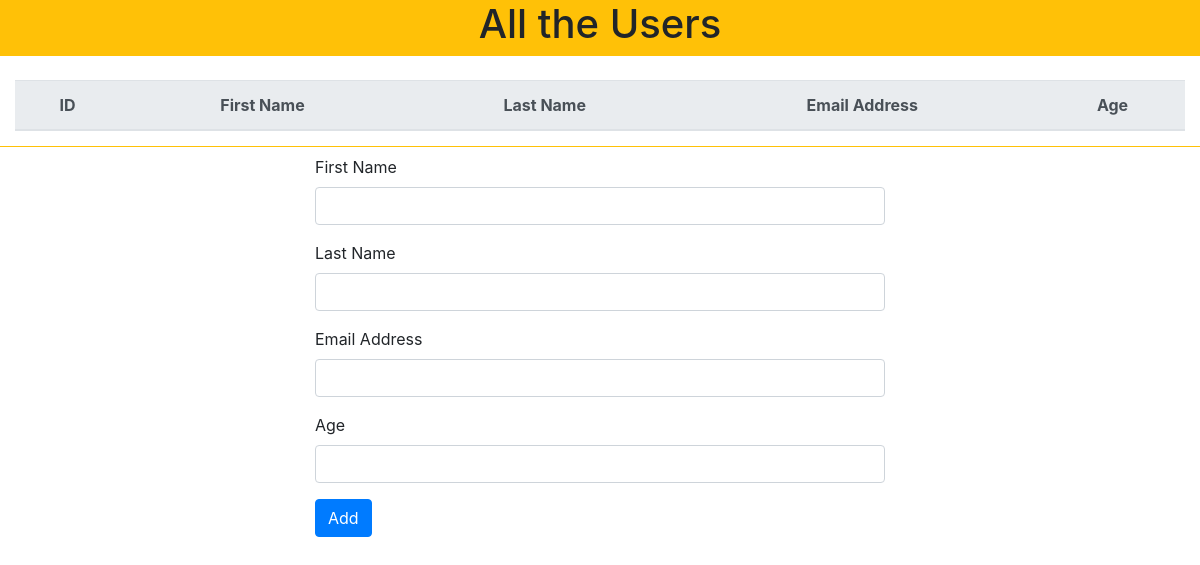
/, run on an earlier commit of the app's database.
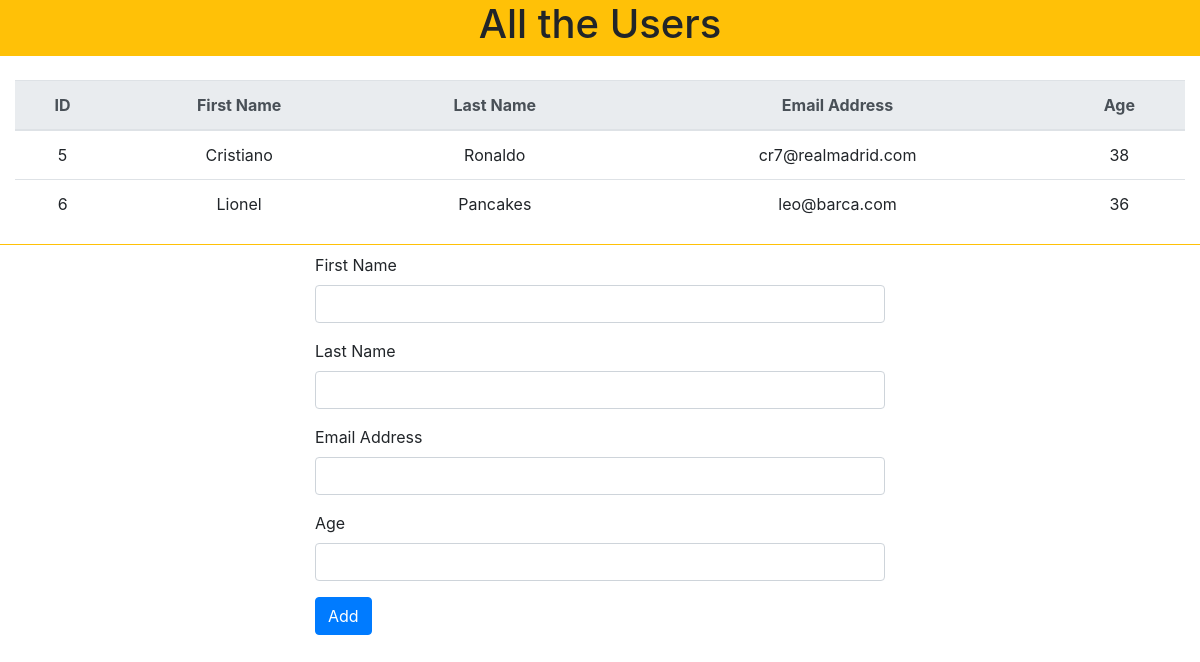
And on a later commit of the database.
### orm_app/models.py (models this page shows, shortened)
class User(models.Model):
    first_name = models.CharField(max_length=255)
    last_name = models.CharField(max_length=255)
    email_address = models.CharField(max_length=255)
    age = models.IntegerField()
    created_at = models.DateTimeField(auto_now_add=True)
    updated_at = models.DateTimeField(auto_now=True)

### orm_app/views.py (the view)
# urls.py: path('', views.index),
def index(request):
    context = {
        "all_users": User.objects.all()
    }
    return render(request, 'index.html', context)

### orm_app/templates/index.html (shortened to what this page needs)
<!DOCTYPE html>
<html lang="en">
<head>
<link rel="stylesheet" href="https://cdnjs.cloudflare.com/ajax/libs/twitter-bootstrap/4.5.3/css/bootstrap.min.css">
<link rel="stylesheet" href="https://cdnjs.cloudflare.com/ajax/libs/font-awesome/5.15.1/css/all.min.css">
</head>
<body>
    <div class="container-fluid">
        <div class="row">
            <div class="col bg-warning text-center">
                <h1>All the Users</h1>
            </div>
        </div>
        <div class="row">
            <div class="col mt-4 text-center">
                <table class="table">
                    <tr>
                        <thead class="thead-light">
                            <th scope="col">ID</th>
                            <th scope="col">First Name</th>
                            <th scope="col">Last Name</th>
                            <th scope="col">Email Address</th>
                            <th scope="col">Age</th>
                        </thead>
                    </tr>
                    {% for u in all_users %}
                    <tr>
                        <td>{{ u.id }} </td>
                        <td>{{ u.first_name }}</td>
                        <td>{{ u.last_name }}</td>
                        <td>{{ u.email_address }}</td>
                        <td>{{ u.age }}</td>
                    </tr>
                        {% endfor %}
                </table>
            </div>
        </div>
        <div class="row border-top border-warning justify-content-center">
            <div class="col-6 pt-2">
                <form action="/formAdd" method="POST">
                    <div class="form-group">
                        <label for="firstName">First Name</label>
                        <input name="firstName" type="text" class="form-control" id="firstName" placeholder="">
                    </div>
                    <div class="form-group">
                        <label for="lastName">Last Name</label>
                        <input name="lastName" type="text" class="form-control" id="lastName" placeholder="">
                    </div>
                    <div class="form-group">
                        <label for="emailAddress">Email Address</label>
                        <input name="email" type="email" class="form-control" id="lastName" placeholder="">
                    </div>
                    <div class="form-group">
                        <label for="age">Age</label>
                        <input name="age" type="text" class="form-control" id="age" placeholder="">
                    </div>
                    <button type="submit" class="btn btn-primary">Add</button>
                </form>
            </div>
        </div>
    </div>
</body>
</html>

What changed in the data, as far as the page shows it:
added User: id "5", first_name "Cristiano", last_name "Ronaldo", email_address "cr7@realmadrid.com", age "38"
added User: id "6", first_name "Lionel", last_name "Pancakes", email_address "leo@barca.com", age "36"
